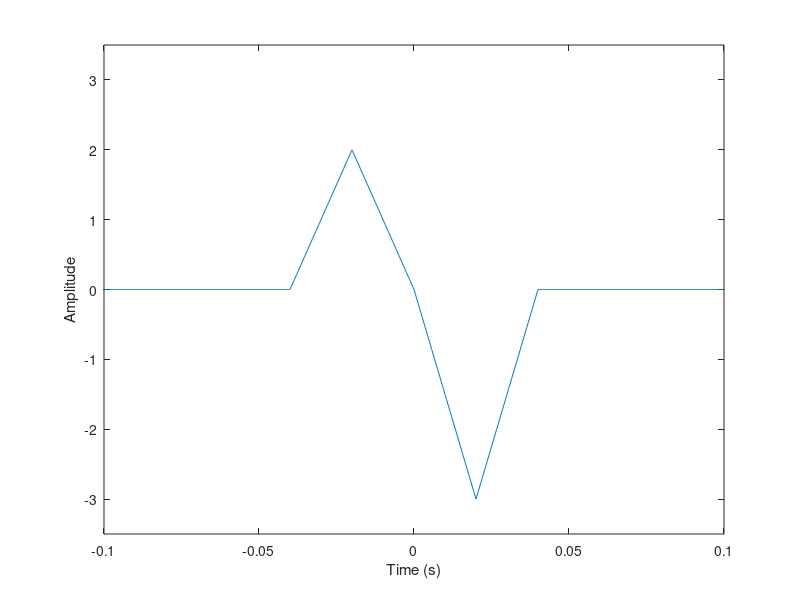
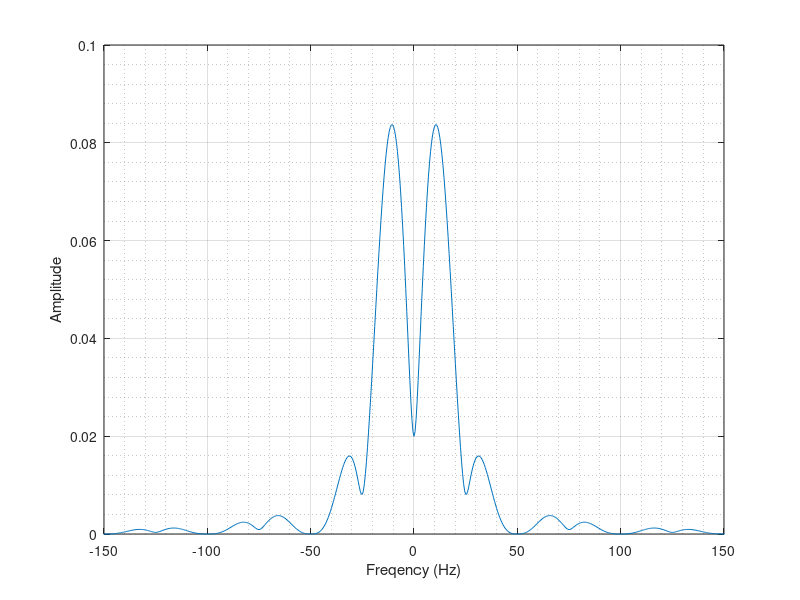
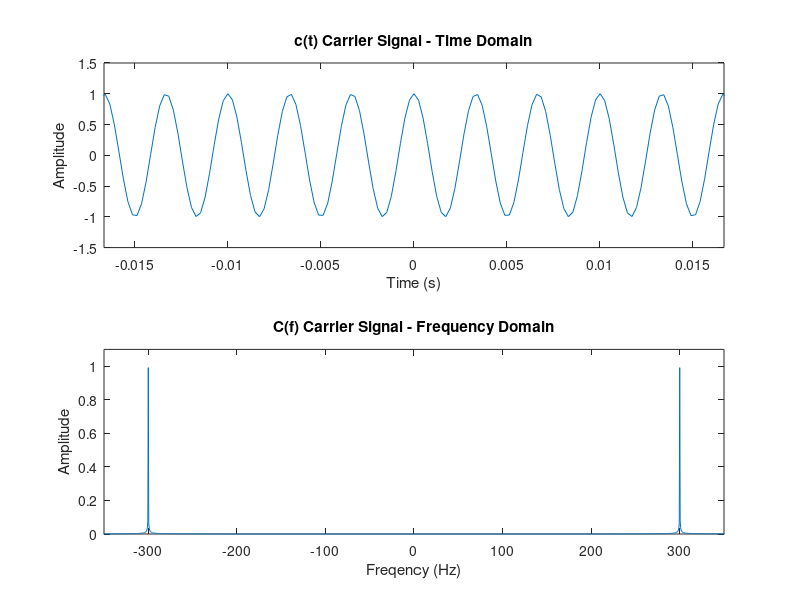
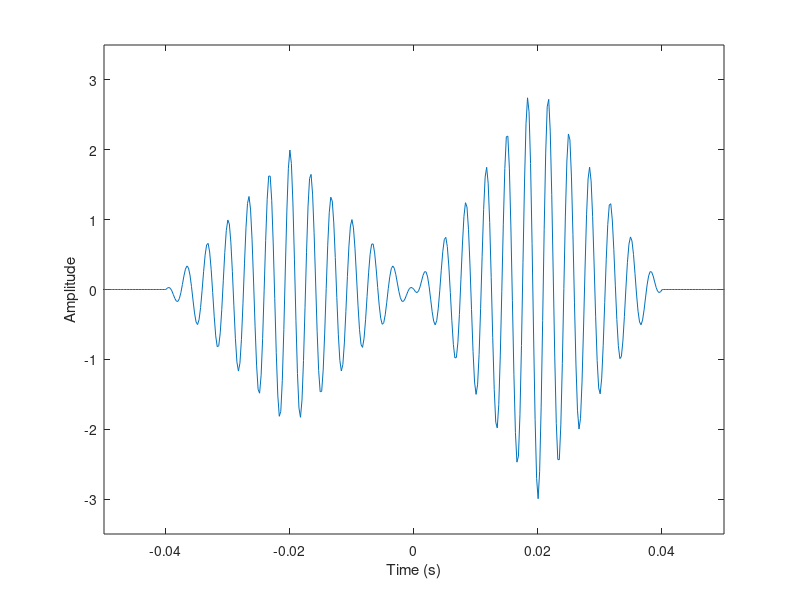

MATLAB code to generate these figures, in order:
% COMM. COMPUTER ASSIGNMENT PART 2
% ZACK GOYETCHE
 
close all
clear all
clc
 
% TRIANGULAR PULSE PARAMETERS~~~~~~~~~~~~~~~~~~~~~~~~~~~~~~~~~~~~~~~
startTime_g1 = -1; % start at -3 seconds
endTime_g1 = 1; % end at 3 seconds
fs_g1 = 4096; % number of samples per second
timeStep_g1 = 1/fs_g1; % size of time step between samples
numSamples_g1 = (endTime_g1-startTime_g1)*fs_g1; % total # samples
t_g1 = startTime_g1:timeStep_g1:endTime_g1; % time vector
t_g1Acf = startTime_g1:timeStep_g1/2:endTime_g1; % time vector for ACF
f_LLg1 = -fs_g1/2;
f_ULg1 = fs_g1/2;
freqStep_g1 = fs_g1/(numSamples_g1);
f_g1 = f_LLg1:freqStep_g1:f_ULg1; % frequency vector
f_g1Ifft = f_LLg1:freqStep_g1/2:f_ULg1; % frequency vector
normalize_g1 = fs_g1;
 
% CREATE TRIANGULAR PULSE ARRAY~~~~~~~~~~~~~~~~~~~~~~~~~~~~~~~~~~~~~
for i = 1:numSamples_g1+1
    if t_g1(i) < -0.04
        g1(i) = 0;
    end
    
    if t_g1(i) >= -0.04 && t_g1(i) < 0.02
        g1(i) = (2/0.02)*t_g1(i)+4;
    end
    
    if t_g1(i) >= -0.02 && t_g1(i) < 0
        g1(i) = -(2/0.02)*t_g1(i);
    end
    
    if t_g1(i) >= 0 && t_g1(i) < 0.02
        g1(i) = -(3/0.02)*t_g1(i);
    end
    
    if t_g1(i) >= 0.02 && t_g1(i) <= 0.04
        g1(i) = (3/0.02)*t_g1(i)-6;
    end
    
    if t_g1(i) > 0.04 
        g1(i) = 0;
    end
end
 
% PLOT - TIME/FREQ FOR RECT/TRI~~~~~~~~~~~~~~~~~~~~~~~~~~~~~~~~~~~~~
figure(1)
% G1 TRIANGULAR FUNCTION############################################
% time domain
plot(t_g1,g1)
axis([-0.1 0.1 -3.5 3.5])
% title('Time Domain g1(t) [message signal]')
xlabel('Time (s)')
ylabel('Amplitude')
print('C:\Users\Zachary\Desktop\Matlab Plots\pt2\(01)mt_timeDomain','-dpng')
 
% freq domain
figure(2)
G1 = fftshift(fft(g1));
G1_scaled = (G1)/normalize_g1; %scaled to 1
 
 
max_G1 = 0;
for i = 1:numel(G1_scaled)
    if abs(G1_scaled(i)) > max_G1
        max_G1 = abs(G1_scaled(i));
    end
end
plot(f_g1,abs(G1_scaled)),grid,grid minor
axis([-150 150 0 0.1]) %normalized
% title('Frequency Domain G1(f) [message signal]')
xlabel('Freqency (Hz)')
ylabel('Amplitude')
print('C:\Users\Zachary\Desktop\Matlab Plots\pt2\(02)mt_freqDomain','-dpng')
 
% %##################################################################
 
% CALCULATE ENERGY~~~~~~~~~~~~~~~~~~~~~~~~~~~~~~~~~~~~~~~~~~~~~~~~~~
%calculation done in time domain
e_g1 = trapz(t_g1,g1.^2)
 
% calculation done in freq domain
e_G1 = trapz(f_g1,G1.*conj(G1))/fs_g1^2
 
% DEFINE CARRIER~~~~~~~~~~~~~~~~~~~~~~~~~~~~~~~~~~~~~~~~~~~~~~~~~~~~
f = 300;
c_g1 = cos(2*pi*f*t_g1);
 
C_g1 = fftshift(fft(c_g1));
C_scaled = (C_g1)/normalize_g1;
 
figure(3)
subplot(2,1,1)
plot(t_g1,c_g1)
axis([-1/60 1/60 -1.5 1.5])
title('c(t) Carrier Signal - Time Domain')
xlabel('Time (s)')
ylabel('Amplitude')
 
subplot(2,1,2)
plot(f_g1,abs(C_scaled))
axis([-350 350 0 1.1])
title('C(f) Carrier Signal - Frequency Domain')
xlabel('Freqency (Hz)')
ylabel('Amplitude')
print('C:\Users\Zachary\Desktop\Matlab Plots\pt2\(03)ct_time&freqDomain','-dpng')
 
% MIX MESSAGE AND CARRIER - PLOT IN TIME AND FREQ~~~~~~~~~~~~~~~~~~~
x = c_g1.*g1;
carrier_term = 3.5.*ones(1,numSamples_g1+1);
x_wc = c_g1.*(carrier_term+g1);
X = fftshift(fft(x))/normalize_g1;
X_wc = fftshift(fft(x_wc))/normalize_g1;
 
figure(4)
plot(t_g1,x)
axis([-0.05 0.05 -3.5 3.5])
xlabel('Time (s)')
ylabel('Amplitude')
% title('x(t) DSB-SC - Time Domain')
print('C:\Users\Zachary\Desktop\Matlab Plots\pt2\(04)dsb-sc_timeDomain','-dpng')
 
figure(5)
plot(f_g1,abs(X))
axis([-450 450 0 0.06])
xlabel('Freqency (Hz)')
ylabel('Amplitude')
% title('X(f) DSB-SC - Freq Domain')
print('C:\Users\Zachary\Desktop\Matlab Plots\pt2\(05)dsb-sc_freqDomain','-dpng')
 
figure(6)
plot(t_g1,x_wc)
axis([-0.05 0.05 -7.5 7.5])
xlabel('Time (s)')
ylabel('Amplitude')
% title('x_w_c(t) DSB-C - Time Domain')
print('C:\Users\Zachary\Desktop\Matlab Plots\pt2\(06)dsb-c_timeDomain','-dpng')
 
figure(7)
plot(f_g1,abs(X_wc))
axis([-450 450 0 0.06])
xlabel('Freqency (Hz)')
ylabel('Amplitude')
% title('X_w_c(f) DSB-C - Freq Domain')
print('C:\Users\Zachary\Desktop\Matlab Plots\pt2\(07)dsb-c_freqDomain','-dpng')
 
% CREATE BUTTERWORTH FILTERS... 5TH and 40TH ORDER
% roll off at -(nth Order)*20dB/dec
 
n1=5; %nth order for filter #1
n2=40; %nth order for filter #2
ampH1 = 1;
ampH2 = 1;
 
rollOff_freq = 300; %cutoff frequency in Hz
plusDecade = 10*rollOff_freq; %used for determining slope of roll off
 
% FIND EQUATIONS FOR ROLL OFF LINES~~~~~~~~~~~~~~~~~~~~~~~~~~~~~~~~~~~~~~~
% ################################ H1 ####################################
% POSITIVE SLOPE
% num_slope_left H1
numSlopeLeft_H1 = -(10^n1) - ampH1;
% den_slope_left H1
denSlopeLeft_H1 = -plusDecade+rollOff_freq;
% combined left H1
slopeLeft_H1 = numSlopeLeft_H1/denSlopeLeft_H1;
% y intercept left H1
bH1_left = ampH1 - slopeLeft_H1*(-rollOff_freq);
% x intercept left H1
xIntercept_leftH1 = -bH1_left/slopeLeft_H1;
 
% NEGATIVE SLOPE
% num_slope_right H1
numSlopeRight_H1 = -(10^n1) - ampH1;
% den_slope_right H1
denSlopeRight_H1 = plusDecade-rollOff_freq;
% combined right H1
slopeRight_H1 = numSlopeRight_H1/denSlopeRight_H1;
% y intercept right H1
bH1_right = ampH1 - slopeRight_H1*(rollOff_freq);
% x intercept right H1
xIntercept_rightH1 = -bH1_right/slopeRight_H1;
 
%################################ H2 ######################################
% POSITIVE SLOPE
% num_slope_left H2
numSlopeLeft_H2 = -(10^n2) - ampH2;
% den_slope_left H2
denSlopeLeft_H2 = -plusDecade+rollOff_freq;
% combined left H2
slopeLeft_H2 = numSlopeLeft_H2/denSlopeLeft_H2;
% y intercept left H2
bH2_left = ampH2 - slopeLeft_H2*(-rollOff_freq);
% x intercept left H2
xIntercept_leftH2 = -bH2_left/slopeLeft_H2;
 
% NEGATIVE SLOPE
% num_slope_right H2
numSlopeRight_H2 = -(10^n2) - ampH2;
% den_slope_right H2
denSlopeRight_H2 = plusDecade-rollOff_freq;
% combined right H2
slopeRight_H2 = numSlopeRight_H2/denSlopeRight_H2;
% y intercept right H2
bH2_right = ampH2 - slopeRight_H2*(rollOff_freq);
% x intercept right H2
xIntercept_rightH2 = -bH2_right/slopeRight_H2;
 
% line H2 left: slopeLeft_H2*f_g1(i)+bH2_left
% line H2 right: slopeRight_H2*f_g1(i)+bH2_right
 
%DEFINE H1 AS A FILTER OF ORDER 5
for i = 1:numSamples_g1+1
    if f_g1(i) < xIntercept_leftH1
        H1(i) = 0;
    end
    
    if f_g1(i) >= xIntercept_leftH1 && f_g1(i) < -rollOff_freq
        H1(i) = slopeLeft_H1*f_g1(i)+bH1_left;
    end
    
    if f_g1(i) >= -rollOff_freq && f_g1(i) < rollOff_freq
        H1(i) = ampH1;
    end
    
    if f_g1(i) >= rollOff_freq && f_g1(i) < xIntercept_rightH1
        H1(i) = slopeRight_H1*f_g1(i)+bH1_right;
    end
    
    if f_g1(i) >= xIntercept_rightH1
        H1(i) = 0;
    end
end
 
for i = 1:numSamples_g1+1
    if f_g1(i) < xIntercept_leftH2
        H2(i) = 0;
    end
    
    if f_g1(i) >= xIntercept_leftH2 && f_g1(i) < -rollOff_freq
        H2(i) = slopeLeft_H2*f_g1(i)+bH2_left;
    end
    
    if f_g1(i) >= -rollOff_freq && f_g1(i) < rollOff_freq
        H2(i) = ampH2;
    end
    
    if f_g1(i) >= rollOff_freq && f_g1(i) < xIntercept_rightH2
        H2(i) = slopeRight_H2*f_g1(i)+bH2_right;
    end
    
    if f_g1(i) >= xIntercept_rightH2
        H2(i) = 0;
    end
end
 
figure(8)
plot(f_g1,H1)
axis([-600 600 0 1.5])
% title('Frequency Domain H1(f) [5^t^h Order]')
xlabel('Freqency (Hz)')
ylabel('Amplitude')
print('C:\Users\Zachary\Desktop\Matlab Plots\pt2\(08)5th_orderLPF','-dpng')
 
figure(9)
plot(f_g1,H2)
axis([-600 600 0 1.5])
% title('Frequency Domain H2(f) [40^t^h Order]')
xlabel('Freqency (Hz)')
ylabel('Amplitude')
print('C:\Users\Zachary\Desktop\Matlab Plots\pt2\(09)40th_orderLPF','-dpng')
 
h1 = ifft(H1);
h2 = ifft(H2);
 
demod_x = (x.*(2*c_g1));
demod_xplot = 4+x.*(2*c_g1);
demod_X = fftshift(fft(demod_x));
demod_Xplot = fftshift(fft(demod_xplot));
 
demod_x_wc = (x_wc.*(2*c_g1));
demod_X_wc = fftshift(fft(demod_x_wc));
 
Y_H1 = (demod_X).*H1;
Y_H2 = (demod_X).*H2;
 
Y_H1_plot = (demod_Xplot).*H1;
Y_H2_plot = (demod_Xplot).*H2;
 
Ywc_H1 = (demod_X_wc).*H1;
Ywc_H2 = (demod_X_wc).*H2;
 
% DEMOD DSB-SC~~~~~~~~~~~~~~~~~~~~~~~~~~~~~~~~~~~~~~~~~~~~~~~~~~~~~~
figure(10)
plot(t_g1,(demod_x))
axis([-0.1 0.1 -7 7])
% title('Demodulated Signal z(t)')
xlabel('Time (s)')
ylabel('Amplitude')
print('C:\Users\Zachary\Desktop\Matlab Plots\pt2\(10)demodulated_dsb-sc_time','-dpng')
 
figure(11)
plot(f_g1,abs(demod_X)/normalize_g1)
axis([-700 700 0 0.1])
% title('Demodulated Signal Z(f)')
xlabel('Frequency (Hz)')
ylabel('Amplitude')
print('C:\Users\Zachary\Desktop\Matlab Plots\pt2\(11)demodulated_dsb-sc_freq','-dpng')
 
figure(12)
plot(f_g1,(abs(Y_H1)/normalize_g1))
axis([-700 700 0 0.1])
% title('Z(f) through LPF 5^t^h Order')
xlabel('Frequency (Hz)')
ylabel('Amplitude')
print('C:\Users\Zachary\Desktop\Matlab Plots\pt2\(12)dsb-sc_5LPF_freq','-dpng')
 
figure(13)
plot(f_g1,(abs(Y_H2)/normalize_g1))
axis([-700 700 0 0.1])
% title('Z(f) through LPF 40^t^h Order')
xlabel('Frequency (Hz)')
ylabel('Amplitude')
print('C:\Users\Zachary\Desktop\Matlab Plots\pt2\(13)dsb-sc_40LPF_freq','-dpng')
 
% DEMOD DSB-C~~~~~~~~~~~~~~~~~~~~~~~~~~~~~~~~~~~~~~~~~~~~~~~~~~~~~~~
figure(14)
plot(t_g1,(demod_x_wc))
axis([-0.1 0.1 0 14])
% title('Demodulated Signal z_w_c(t)')
xlabel('Time (s)')
ylabel('Amplitude')
print('C:\Users\Zachary\Desktop\Matlab Plots\pt2\(14)demodulated_dsb-c_time','-dpng')
 
figure(15)
plot(f_g1,abs(demod_X_wc)/normalize_g1)
axis([-700 700 0 0.1])
% title('Demodulated Signal Z_w_c(f)')
xlabel('Frequency (Hz)')
ylabel('Amplitude')
print('C:\Users\Zachary\Desktop\Matlab Plots\pt2\(15)demodulated_dsb-c_freq','-dpng')
 
figure(16)
plot(f_g1,(abs(Ywc_H1)/normalize_g1))
axis([-700 700 0 0.1])
% title('Z_w_c(f) through LPF 5^t^h Order')
xlabel('Frequency (Hz)')
ylabel('Amplitude')
print('C:\Users\Zachary\Desktop\Matlab Plots\pt2\(16)dsb-c_5LPF_freq','-dpng')
 
figure(17)
plot(f_g1,(abs(Ywc_H2)/normalize_g1))
axis([-700 700 0 0.1])
% title('Z_w_c(f) through LPF 40^t^h Order')
xlabel('Frequency (Hz)')
ylabel('Amplitude')
print('C:\Users\Zachary\Desktop\Matlab Plots\pt2\(17)dsb-c_40LPF_freq','-dpng')
 
% DEMODULATED AND FILTERED SIGNALS BACK IN TIME DOMAIN~~~~~~~~~~~~~~
y_H1plot = abs(ifft(Y_H1_plot));
y_H2plot = abs(ifft(Y_H2_plot));
 
ywc_H1 = ifft(Ywc_H1);
ywc_H2 = ifft(Ywc_H2);
 
figure(18)
plot(t_g1,y_H1plot-4)
axis([-0.1 0.1 -3.5 3.5])
% title('Demodulated Signal g_s_c(t) H1')
xlabel('Time (s)')
ylabel('Amplitude')
print('C:\Users\Zachary\Desktop\Matlab Plots\pt2\(18)dsb-sc_LPF5_time','-dpng')
 
figure(19)
plot(t_g1,y_H2plot-4)
axis([-0.1 0.1 -3.5 3.5])
% title('Demodulated Signal g_s_c(t) H2')
xlabel('Time (s)')
ylabel('Amplitude')
print('C:\Users\Zachary\Desktop\Matlab Plots\pt2\(19)dsb-sc_LPF40_time','-dpng')
 
figure(20)
plot(t_g1,abs(ywc_H1))
axis([-0.1 0.1 0 7])
%title('Demodulated Signal g_c(t) H1')
xlabel('Time (s)')
ylabel('Amplitude')
print('C:\Users\Zachary\Desktop\Matlab Plots\pt2\(20)dsb-c_LPF5_time','-dpng')
 
figure(21)
plot(t_g1,abs(ywc_H2))
axis([-0.1 0.1 0 7])
% title('Demodulated Signal g_c(t) H2')
xlabel('Time (s)')
ylabel('Amplitude')
print('C:\Users\Zachary\Desktop\Matlab Plots\pt2\(21)dsb-c_LPF40_time','-dpng')
 
% END OF FILE